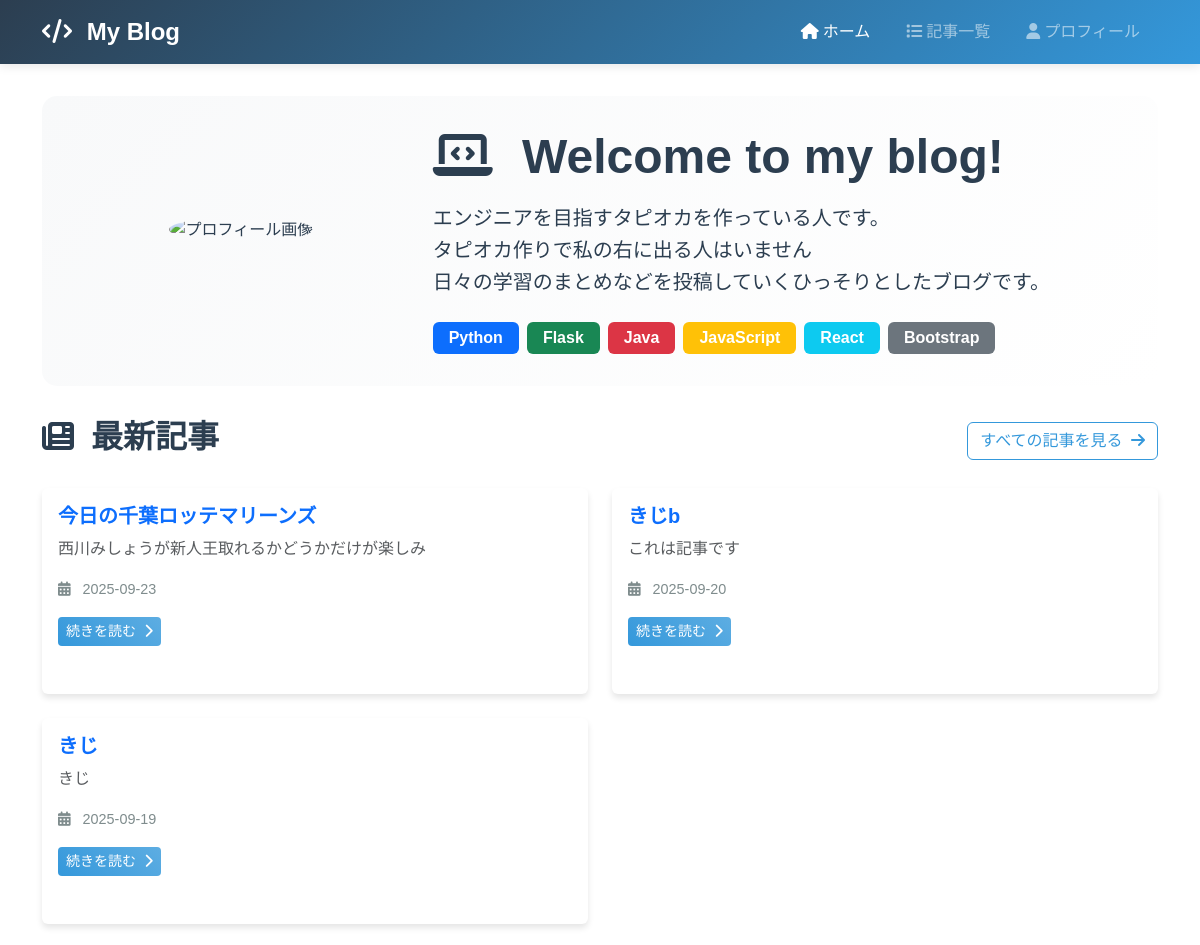
Page /home (upper part) on the earlier database version.
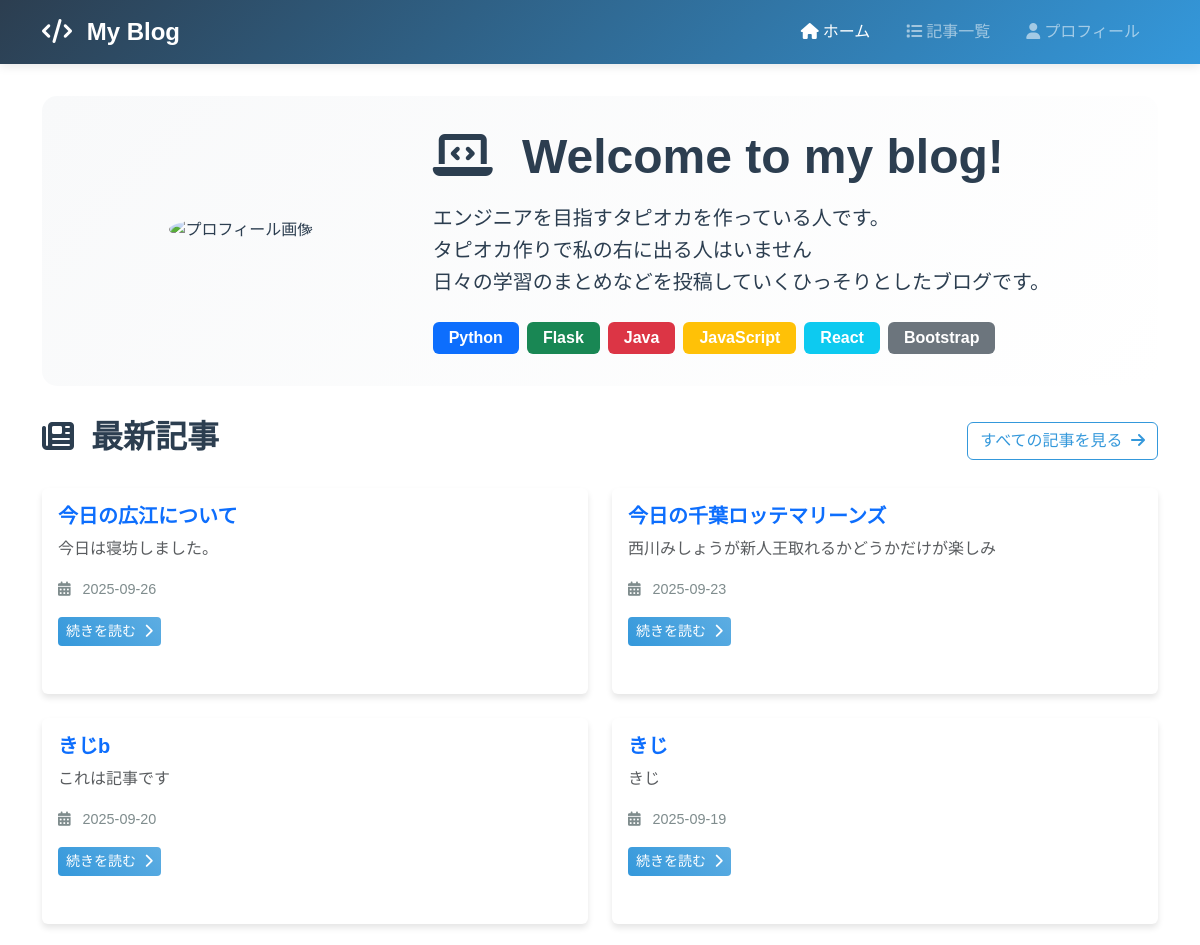
Same page on the later database version.
### app.py (models this page shows, shortened)
class Post(db.Model):
    __tablename__ = 'posts'
    id = db.Column(db.Integer, primary_key=True)
    title = db.Column(db.String(200), nullable=False)
    content = db.Column(db.Text, nullable=False)
    created_at = db.Column(db.DateTime, default=datetime.now)
    updated_at = db.Column(db.DateTime, default=datetime.now, onupdate=datetime.now)
    is_published = db.Column(db.Boolean, default=False)
    def get_summary(self, length=150):
        return self.content[:length] + '...' if len(self.content) > length else self.content

### app.py (the view)
@app.route('/home')
def home():
    recent_posts = Post.query.filter_by(is_published=True) \
        .order_by(Post.created_at.desc()) \
        .limit(5) \
        .all()
    posts_with_summary = []
    for post in recent_posts:
        posts_with_summary.append({
            'id': post.id,
            'title': post.title,
            'content': post.content,
            'summary': post.get_summary(),
            'created_at': post.created_at.strftime('%Y-%m-%d %H:%M:%S')
        })
    return render_template('frontend/home.html', posts=posts_with_summary)

### templates/frontend/home.html (shortened to what this page needs)
{% extends "frontend/base.html" %}
{% block content %}
<div class="profile-section text-center">
    <div class="row align-items-center">
        <div class="col-md-4">
            <div class="mb-4">
                <img src="https://campaign.gongcha.co.jp/gongcha-friends/img/img_1.png"
                     alt="プロフィール画像"
                     class="rounded-circle img-fluid"
                     style="width: 200px; height: 200px; object-fit: cover;">
            </div>
        </div>
        <div class="col-md-8 text-md-start">
            <h1 class="display-5 fw-bold mb-3">
                <i class="fas fa-laptop-code me-3"></i>
                Welcome to my blog!
            </h1>
            <p class="lead mb-4">
                エンジニアを目指すタピオカを作っている人です。<br>
                タピオカ作りで私の右に出る人はいません<br>
                日々の学習のまとめなどを投稿していくひっそりとしたブログです。
            </p>
            <div class="d-flex flex-wrap justify-content-center justify-content-md-start gap-2">
                <span class="badge bg-primary fs-6 px-3 py-2">Python</span>
                <span class="badge bg-success fs-6 px-3 py-2">Flask</span>
                <span class="badge bg-danger fs-6 px-3 py-2">Java</span>
                <span class="badge bg-warning fs-6 px-3 py-2">JavaScript</span>
                <span class="badge bg-info fs-6 px-3 py-2">React</span>
                <span class="badge bg-secondary fs-6 px-3 py-2">Bootstrap</span>
            </div>
        </div>
    </div>
</div>
<div class="row">
    <div class="col-12">
        <div class="d-flex justify-content-between align-items-center mb-4">
            <h2 class="fw-bold">
                <i class="fas fa-newspaper me-2"></i>
                最新記事
            </h2>
            <a href="{{ url_for('posts_list') }}" class="btn btn-outline-primary">
                すべての記事を見る
                <i class="fas fa-arrow-right ms-1"></i>
            </a>
        </div>
    </div>
</div>
{% if posts %}
<div class="row">
    {% for post in posts %}
    <div class="col-lg-6 mb-4">
        <div class="card h-100">
            <div class="card-body">
                <h5 class="card-title">
                    <a href="{{ url_for('post_detail', post_id=post.id) }}"
                       class="text-decoration-none">
                        {{ post.title }}
                    </a>
                </h5>
                <p class="card-text text-muted">{{ post.summary }}</p>
                <div class="post-meta mb-3">
                    <i class="fas fa-calendar-alt me-2"></i>
                    {{ post.created_at[:10] }}
                </div>
                <a href="{{ url_for('post_detail', post_id=post.id) }}"
                   class="btn btn-primary btn-sm">
                    続きを読む
                    <i class="fas fa-chevron-right ms-1"></i>
                </a>
            </div>
        </div>
    </div>
    {% endfor %}
</div>
{% endif %}
{% endblock %}

Differences in the rows shown:
added Post: title "今日の広江について", summary "今日は寝坊しました。", created_at "2025-09-26"
